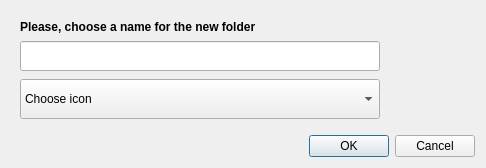
<?xml version="1.0" encoding="UTF-8"?>
<ui version="4.0">
 <class>Dialog</class>
 <widget class="QDialog" name="Dialog">
  <property name="geometry">
   <rect>
    <x>0</x>
    <y>0</y>
    <width>486</width>
    <height>163</height>
   </rect>
  </property>
  <property name="windowTitle">
   <string>New Folder</string>
  </property>
  <property name="windowIcon">
   <iconset>
    <normaloff>../icons/folder.png</normaloff>../icons/folder.png</iconset>
  </property>
  <property name="styleSheet">
   <string notr="true">QMainWindow{
    color: #b1b1b1;
    background-color: #3c3c3c;
}

QWidget{
            background-color: #444;
            color: white;
}

QScrollArea{
            background-color: #444;
            color: white;
			border: 0px solid #222;
			
}

QListWidget{
            background-color: #444;
            color: white;
			border: 0px solid #222;
			
}

QStatusBar{
    color: white;
}

QMenuBar {
            background-color: #444;
}

QMenuBar::item {
            background-color: #444;
            color: rgb(255,255,255);
}

QMenuBar::item::selected {
            background-color: rgb(30,30,30);
}

QMenu {
            background-color: #3c3c3c;
}

QMenu::item {
            background-color: #3c3c3c;
            color: rgb(255,255,255);
}

QMenu::item::selected {
            background-color: rgb(30,30,30);
}

QDialog
{
    color: #b1b1b1;
    background-color: #3c3c3c;
}

QTabWidget QWidget
{
    background: #444;
}

#page, #page_2, #page_3 {
    background-color: #3c3c3c;
}

QGroupBox {
     color: #628CB2;
     border: 1px solid #222;
     border-radius: 5px;
     margin-top: 1ex; /* leave space at the top for the title */
}

QGroupBox::title {
     subcontrol-origin: margin;
     subcontrol-position: top center; /* position at the top center */
     padding: 0 3px;
     background-color: QLinearGradient( x1: 0, y1: 1, x2: 0, y2: 0, stop: 0 #333, stop: 1 #3c3c3c);
}

QHeaderView::section:vertical
{
    margin-bottom: 4px;
    border: 1px solid;
}

QLineEdit
{
    background-color: QLinearGradient( x1: 0, y1: 0, x2: 0, y2: 1, stop: 0 #4d4d4d, stop: 0 #646464, stop: 1 #5d5d5d);
    padding: 1px;
    border-style: solid;
    border: 1px solid #4D5056;
    border-radius: 5;
    color: #b1b1b1;
}

QPushButton
{
    color: #b1b1b1;
    background-color: QLinearGradient( x1: 0, y1: 0, x2: 0, y2: 1, stop: 0 #565656, stop: 0.1 #525252, stop: 0.5 #4e4e4e, stop: 0.9 #4a4a4a, stop: 1 #464646);
    border-width: 1px;
    border-color: #555555;
    border-style: solid;
    border-radius: 5;
    padding: 3px;
    padding-left: 5px;
    padding-right: 5px;
    outline: 0;
}

QPushButton:pressed
{
    background-color: QLinearGradient( x1: 0, y1: 0, x2: 0, y2: 1, stop: 0 #3d3d3d, stop: 0.1 #3b3b3b, stop: 0.5 #393939, stop: 0.9 #383838, stop: 1 #353535);
}

QComboBox
{
    color: #b1b1b1;
    background-color: QLinearGradient( x1: 0, y1: 0, x2: 0, y2: 1, stop: 0 #565656, stop: 0.1 #525252, stop: 0.5 #4e4e4e, stop: 0.9 #4a4a4a, stop: 1 #464646);
    border: 1px outset #4D5056;
    border-radius: 3px;
    padding: 1px 3px 1px 5px;
    selection-background-color: QLinearGradient( x1: 0, y1: 0, x2: 0, y2: 1, stop: 0 #097ace, stop: 1 #097ace);
    combobox-popup: 1;
}

QComboBox:hover, QPushButton:hover
{
    border: 1px solid QLinearGradient( x1: 0, y1: 0, x2: 0, y2: 1, stop: 0 #333 , stop: 1 #333);
}

QComboBox:on
{
    background-color: QLinearGradient( x1: 0, y1: 0, x2: 0, y2: 1, stop: 0 #2d2d2d, stop: 0.1 #2b2b2b, stop: 0.5 #292929, stop: 0.9 #282828, stop: 1 #252525);
}

QComboBox:!editable:on, QComboBox::drop-down:editable:on {
    background: QLinearGradient( x1: 0, y1: 0, x2: 0, y2: 1, stop: 0 #2d2d2d, stop: 0.1 #2b2b2b, stop: 0.5 #292929, stop: 0.9 #282828, stop: 1 #252525);
}

QComboBox::drop-down
{
     subcontrol-origin: padding;
     subcontrol-position: top right;
     border-left-width: 0px;
     border-left-color: black;
     border-left-style: inset;
     border-top-right-radius: 3px; /* same radius as the QComboBox */
     border-bottom-right-radius: 3px;
}

QComboBox::down-arrow {
     image: url(./icons/arrow.png);
}

QComboBox QAbstractItemView {
    selection-background-color: lightgray;
    background-color: #3c3c3c;
    border: 1px outset #3c3c3c;
}

QLabel
{
    color: #b1b1b1;
}

QSplitter::handle:vertical
{
    background: qlineargradient(x1:0, y1:0, x2:0, y2:1, stop:0 #494949, stop:1 #6f6f6f);
    height: 2px;
}

QSplitter::handle:horizontal
{
    background: qlineargradient(x1:0, y1:0, x2:1, y2:0, stop:0 #494949, stop:1 #6f6f6f);
    width: 2px;
}

QToolBox {
    background: #444;
}

QToolBox QScrollArea&gt;QWidget&gt;QWidget
{
    background: #444;
}

QToolBox::tab {
   background: qlineargradient(x1: 0, y1: 0, x2: 0, y2: 1, stop: 0 #E1E1E1, stop: 0.4 #DDDDDD, stop: 0.5 #D8D8D8, stop: 1.0 #D3D3D3);
   color: darkgray;
}

QToolBox::tab:selected {
    color: black;
}

QTabWidget::pane { /* The tab widget frame */
    border: 1px solid #333;
    background-color: #3c3c3c;
}

QTabBar::tab {
    background: #3a3a3a;
    border: 1px solid #222;
    border-bottom-color: #444; /* same as the pane color */
    min-width: 8ex;
    border-top-left-radius: 2px;
    border-top-right-radius: 2px;
    padding: 3px;
}


QTabBar::tab:selected, QTabBar::tab:hover {
    background: #444;
    border-bottom-color: #444; /* same as the pane color */
    color: white;
}

QTabBar::tab:!selected {
    margin-top: 2px; /* make non-selected tabs look smaller */
}

QPlainTextEdit {
    background-color: #111;
}</string>
  </property>
  <layout class="QVBoxLayout" name="verticalLayout">
   <item>
    <widget class="QWidget" name="widget" native="true">
     <layout class="QGridLayout" name="gridLayout">
      <item row="0" column="0">
       <widget class="QLabel" name="label">
        <property name="maximumSize">
         <size>
          <width>16777215</width>
          <height>40</height>
         </size>
        </property>
        <property name="text">
         <string>&lt;html&gt;&lt;head/&gt;&lt;body&gt;&lt;p&gt;&lt;span style=&quot; font-size:9pt; font-weight:600;&quot;&gt;Please, choose a name for the new folder&lt;/span&gt;&lt;/p&gt;&lt;/body&gt;&lt;/html&gt;</string>
        </property>
        <property name="textFormat">
         <enum>Qt::RichText</enum>
        </property>
        <property name="alignment">
         <set>Qt::AlignBottom|Qt::AlignLeading|Qt::AlignLeft</set>
        </property>
       </widget>
      </item>
      <item row="1" column="0">
       <widget class="QLineEdit" name="lineEdit">
        <property name="minimumSize">
         <size>
          <width>0</width>
          <height>30</height>
         </size>
        </property>
        <property name="font">
         <font>
          <pointsize>9</pointsize>
         </font>
        </property>
       </widget>
      </item>
      <item row="2" column="0">
       <widget class="QComboBox" name="iconComboBox">
        <property name="minimumSize">
         <size>
          <width>0</width>
          <height>40</height>
         </size>
        </property>
        <item>
         <property name="text">
          <string>Choose icon</string>
         </property>
        </item>
       </widget>
      </item>
      <item row="1" column="1" rowspan="2">
       <widget class="QLabel" name="iconLabel">
        <property name="minimumSize">
         <size>
          <width>80</width>
          <height>80</height>
         </size>
        </property>
        <property name="maximumSize">
         <size>
          <width>80</width>
          <height>80</height>
         </size>
        </property>
        <property name="text">
         <string/>
        </property>
       </widget>
      </item>
     </layout>
    </widget>
   </item>
   <item>
    <widget class="QDialogButtonBox" name="buttonBox">
     <property name="orientation">
      <enum>Qt::Horizontal</enum>
     </property>
     <property name="standardButtons">
      <set>QDialogButtonBox::Cancel|QDialogButtonBox::Ok</set>
     </property>
    </widget>
   </item>
  </layout>
 </widget>
 <resources/>
 <connections>
  <connection>
   <sender>buttonBox</sender>
   <signal>accepted()</signal>
   <receiver>Dialog</receiver>
   <slot>accept()</slot>
   <hints>
    <hint type="sourcelabel">
     <x>248</x>
     <y>254</y>
    </hint>
    <hint type="destinationlabel">
     <x>157</x>
     <y>274</y>
    </hint>
   </hints>
  </connection>
  <connection>
   <sender>buttonBox</sender>
   <signal>rejected()</signal>
   <receiver>Dialog</receiver>
   <slot>reject()</slot>
   <hints>
    <hint type="sourcelabel">
     <x>316</x>
     <y>260</y>
    </hint>
    <hint type="destinationlabel">
     <x>286</x>
     <y>274</y>
    </hint>
   </hints>
  </connection>
 </connections>
</ui>
